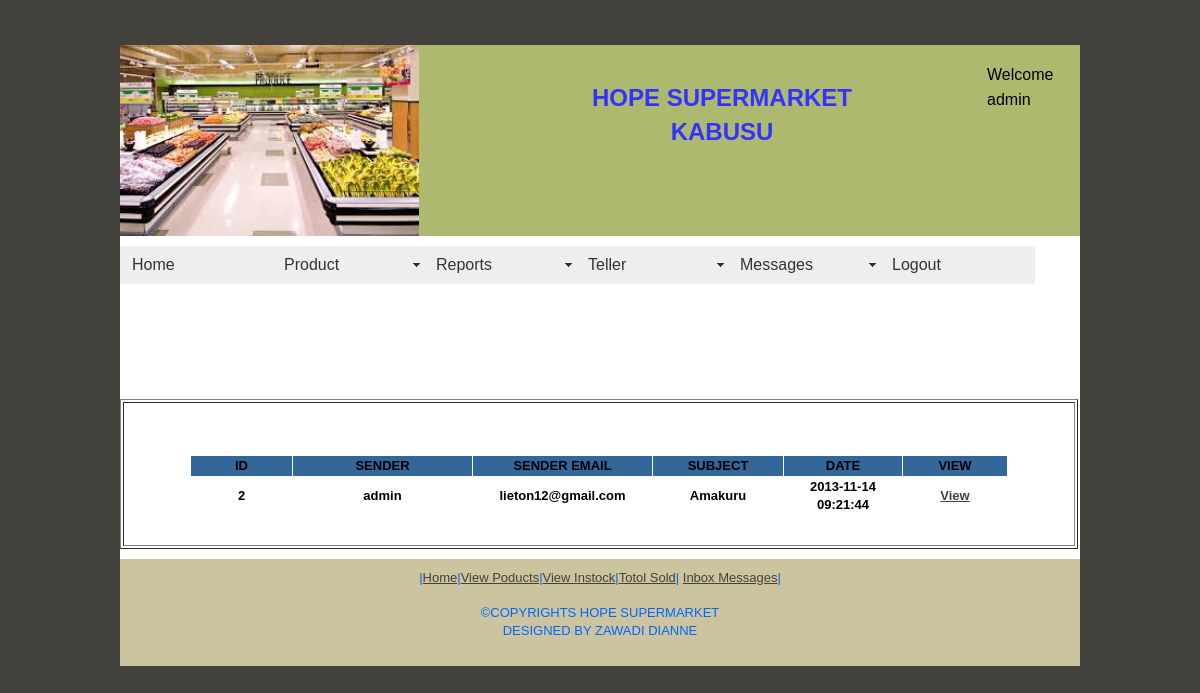
Screenshot of /readmessage.php (signed in) with the database file from the repository.
### tables this page shows
CREATE TABLE `messages` (
  `id` int(4) NOT NULL auto_increment,
  `sender_name` varchar(25) NOT NULL,
  `receiver_name` varchar(30) NOT NULL,
  `sender_email` varchar(25) NOT NULL,
  `receiver_email` varchar(30) NOT NULL,
  `object` varchar(20) NOT NULL,
  `message` varchar(1000) NOT NULL,
  `date` timestamp NOT NULL default CURRENT_TIMESTAMP on update CURRENT_TIMESTAMP,
  PRIMARY KEY  (`id`)
);

### readmessage.php (the view, shortened to what this page needs)
<?php require_once('Connections/supermarket.php'); ?>
<?php
$logoutAction = $_SERVER['PHP_SELF']."?doLogout=true";
?>
<?php
if (!function_exists("GetSQLValueString")) {
function GetSQLValueString($theValue, $theType, $theDefinedValue = "", $theNotDefinedValue = "")
{
  $theValue = function_exists("mysql_real_escape_string") ? mysql_real_escape_string($theValue) : mysql_escape_string($theValue);
  switch ($theType) {
    case "text":
      $theValue = ($theValue != "") ? "'" . $theValue . "'" : "NULL";
      break;
  }
  return $theValue;
}
}
$colname_rsUsername = "-1";
if (isset($_SESSION['MM_Username'])) {
  $colname_rsUsername = $_SESSION['MM_Username'];
}
$query_rsUsername = sprintf("SELECT username FROM login WHERE username = %s", GetSQLValueString($colname_rsUsername, "text"));
$rsUsername = mysql_query($query_rsUsername, $supermarket) or die(mysql_error());
$row_rsUsername = mysql_fetch_assoc($rsUsername);
$colname_messages = "-1";
if (isset($_SESSION['MM_Username'])) {
  $colname_messages = $_SESSION['MM_Username'];
}
$query_messages = sprintf("SELECT id, sender_name, receiver_name, sender_email, `object`, message, `date` FROM messages WHERE receiver_name = %s", GetSQLValueString($colname_messages, "text"));
$messages = mysql_query($query_messages, $supermarket) or die(mysql_error());
$row_messages = mysql_fetch_assoc($messages);
?>
<!DOCTYPE html PUBLIC "-//W3C//DTD XHTML 1.0 Transitional//EN" "http://www.w3.org/TR/xhtml1/DTD/xhtml1-transitional.dtd">
<html xmlns="http://www.w3.org/1999/xhtml">
<head>
<link href="SpryAssets/SpryMenuBarHorizontal.css" rel="stylesheet" type="text/css" />
</head>
<body>
<br/><br/>
<div class="container">
  <div class="header"><a href="#"><img src="_images/images_021.jpg" alt="Insert Logo Here" name="Insert_logo" width="299" height="191" id="Insert_logo" style="background-color: #C6D580; display:block;" /></a>
    <div id="apDiv2">
      <h2 align="center"><b><font color="#3333FF"H>HOPE SUPERMARKET KABUSU</font></b></h2></div>
    </div>
  <div class="content">
    <ul id="MenuBar1" class="MenuBarHorizontal">
      <li><a href="home.php">Home</a>      </li>
      <li><a href="#" class="MenuBarItemSubmenu">Product</a>
      </li>
      <li><a href="#" class="MenuBarItemSubmenu">Reports</a>
      </li>
      <li><a href="#" class="MenuBarItemSubmenu">Teller</a>
      </li>
      <li><a href="#" class="MenuBarItemSubmenu">Messages</a>
      </li>
      <li><a href="<?php echo $logoutAction ?>">Logout</a></li>
    </ul>
    <div id="apDiv1">
      <table border="0" cellpadding="1" cellspacing="1">
        <tr>
          <td width="213">Welcome</td>
        </tr>
        <?php do { ?>
          <tr>
            <td><?php echo $row_rsUsername['username']; ?></td>
          </tr>
          <?php } while ($row_rsUsername = mysql_fetch_assoc($rsUsername)); ?>
      </table>
    </div>
    <p>&nbsp;</p>
    <p>&nbsp;</p>
    <p>&nbsp;</p>
    <p>&nbsp;</p>
      <table width="958" height="150" border="1">
      <tr>
        <th scope="col">&nbsp;
         <font size="2"> <table border="0" cellpadding="1" cellspacing="1" align="center">
            <tr bgcolor="#336699">
              <td width="99">ID</td>
              <td width="177">SENDER</td>
              <td width="177">SENDER EMAIL</td>
              <td width="128">SUBJECT</td>
              <td width="116">DATE</td>
              <td width="102">VIEW</td>
            </tr>
            <?php do { ?>
              <tr>
                <td><?php echo $row_messages['id']; ?></td>
                <td><?php echo $row_messages['sender_name']; ?></td>
                <td><?php echo $row_messages['sender_email']; ?></td>
                <td><?php echo $row_messages['object']; ?></td>
                <td><?php echo $row_messages['date']; ?></td>
                <td><a href="read.php?id=<?php echo $row_messages['id']; ?>">View</a></td>
              </tr>
              <?php } while ($row_messages = mysql_fetch_assoc($messages)); ?>
          </table>    </font>    </th>
      </tr>
    </table>
  </div>
    <?php include("_includes/footer1.php");?>
  <br/><br/>
</body>
</html>

### SpryAssets/SpryMenuBarHorizontal.css (style rules this page uses)
ul.MenuBarHorizontal { margin: 0; padding: 0; list-style-type: none; font-size: 100%; cursor: default; width: auto; }
ul.MenuBarHorizontal li { margin: 0; padding: 0; list-style-type: none; font-size: 100%; position: relative; text-align: left; cursor: pointer; width: 9.5em; float: left; }
ul.MenuBarHorizontal a { display: block; cursor: pointer; background-color: #EEE; padding: 0.5em 0.75em; color: #333; text-decoration: none; width: 8.2em; }
ul.MenuBarHorizontal a.MenuBarItemSubmenu { background-image: url(SpryMenuBarDown.gif); background-repeat: no-repeat; background-position: 95% 50%; }

### readmessage.php (style rules this page uses)
ul, ol, dl { padding: 0; margin: 0; }
h1, h2, h3, h4, h5, h6, p { margin-top: 0; padding-right: 15px; padding-left: 15px; }
a img { border: none; }
a:link { color: #42413C; text-decoration: underline; }
.container { width: 960px; background-color: #FFF; margin: 0 auto; }
.header { background-color: #ADB96E; }
.content { padding: 10px 0; }
#apDiv1 { position: absolute; width: 190px; height: 59px; z-index: 1; left: 985px; top: 62px; }
#apDiv2 { position: absolute; width: 370px; height: 83px; z-index: 2; left: 537px; top: 81px; }

### rows the page displays
messages: id "2", sender_name "admin", sender_email "lieton12@gmail.com", object "Amakuru", date "2013-11-14 09:21:44"

### other values shown
$row_rsUsername['username'] "admin"
